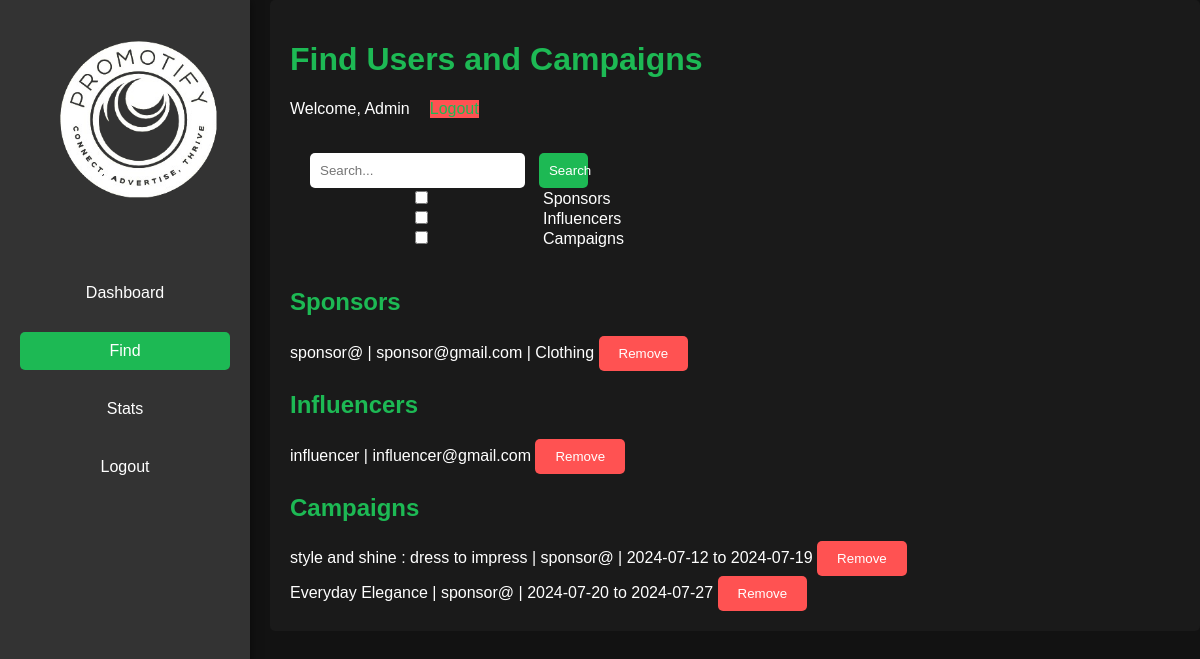
/afind (signed in), run on an earlier commit of the app's database.
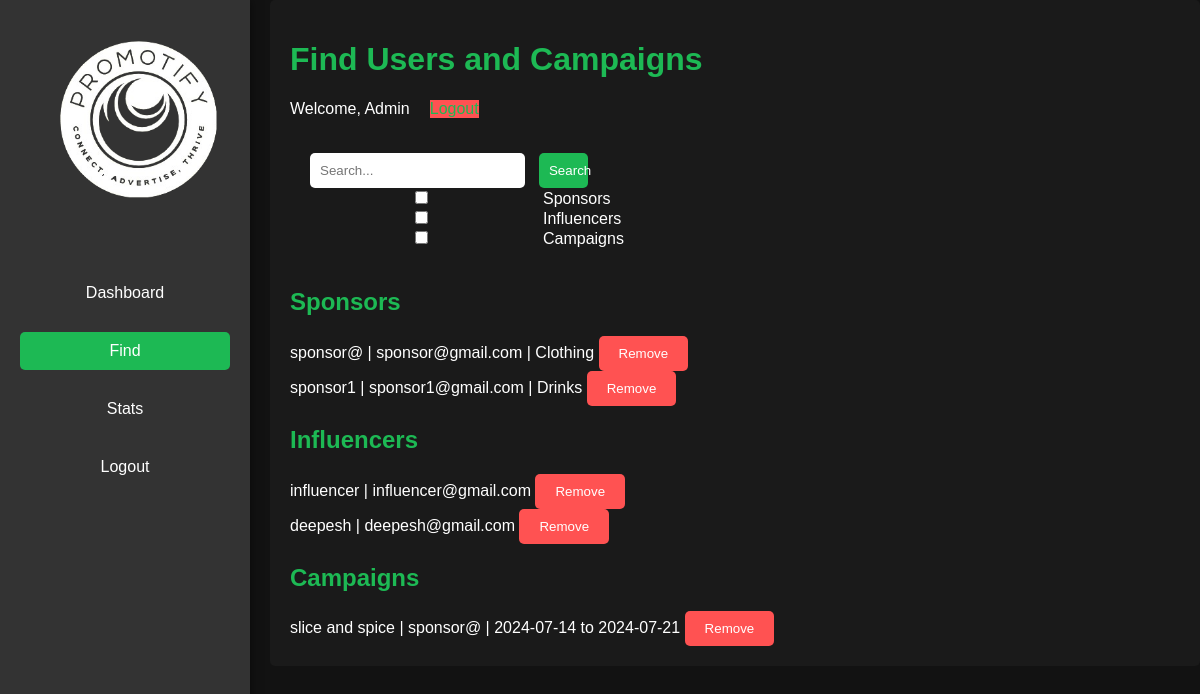
And on a later commit of the database.
### main.py (models this page shows, shortened)
class Sponsor(db.Model):
    id = db.Column(db.Integer, primary_key=True)
    username = db.Column(db.String(150), unique=True, nullable=False)
    email = db.Column(db.String(150), unique=True, nullable=False)
    password = db.Column(db.String(150), nullable=False)
    industry = db.Column(db.String(150), nullable=False)

class Influencer(db.Model):
    id = db.Column(db.Integer, primary_key=True)
    username = db.Column(db.String(150), unique=True, nullable=False)
    email = db.Column(db.String(150), unique=True, nullable=False)
    password = db.Column(db.String(150), nullable=False)
    instagram = db.Column(db.String(150), unique=True, nullable=True)
    linkedin = db.Column(db.String(150), unique=True, nullable=True)
    twitter = db.Column(db.String(150), unique=True, nullable=True)
    youtube = db.Column(db.String(150), unique=True, nullable=True)
    campaigns = db.relationship('Campaign', secondary='application',
                                primaryjoin="and_(Influencer.id==Application.influencer_id, Application.status=='accepted')",
                                backref=db.backref('accepted_influencers', lazy='dynamic'))

class Campaign(db.Model):
    id = db.Column(db.Integer, primary_key=True)
    sponsor_id = db.Column(db.Integer, db.ForeignKey('sponsor.id'), nullable=False)
    name = db.Column(db.String(150), nullable=False)
    description = db.Column(db.Text, nullable=True)
    start_date = db.Column(db.Date, nullable=False)
    end_date = db.Column(db.Date, nullable=False)
    budget = db.Column(db.Float, nullable=False)
    status = db.Column(db.String(50))
    sponsor = db.relationship('Sponsor', backref=db.backref('campaigns', lazy=True))
    influencers = db.relationship('Influencer', secondary='application',
                                  primaryjoin="and_(Campaign.id==Application.campaign_id, Application.status=='accepted')",
                                  backref=db.backref('accepted_campaigns', lazy='dynamic'))

### main.py (the view)
@app.route('/afind')
def afind():
    if 'admin_logged_in' not in session or not session['admin_logged_in']:
        flash('You need to log in first.', 'error')
        return redirect(url_for('admin_log'))
    search_query = request.args.get('search', '')
    filter_options = request.args.getlist('filter')
    sponsors = []
    influencers = []
    campaigns = []
    if 'sponsors' in filter_options or not filter_options:
        sponsors = Sponsor.query.filter(Sponsor.username.contains(search_query)).all()
    if 'influencers' in filter_options or not filter_options:
        influencers = Influencer.query.filter(Influencer.username.contains(search_query)).all()
    if 'campaigns' in filter_options or not filter_options:
        campaigns = Campaign.query.filter(Campaign.name.contains(search_query)).all()
    return render_template('afind.html',
                           sponsors=sponsors,
                           influencers=influencers,
                           campaigns=campaigns,
                           search_query=search_query,
                           filter_options=filter_options)

### templates/afind.html (shortened to what the changed rows need)
<!DOCTYPE html>
<html lang="en">
<head>
    <link rel="stylesheet" type="text/css" href="{{ url_for('static', filename='css/afind.css') }}">
</head>
<body>
    <div class="main-content">
        <header>
            <h1>Find Users and Campaigns</h1>
        </header>
        <section id="find">
            <div id="results">
                <h2>Sponsors</h2>
                <div class="result-container" id="sponsors-container">
                    {% for sponsor in sponsors %}
                    <div class="result-item">
                        <span>{{ sponsor.username }} | {{ sponsor.email }} | {{ sponsor.industry }}</span>
                        <form action="{{ url_for('remove_sponsor', sponsor_id=sponsor.id) }}" method="POST" style="display: inline;">
                            <button class="flag-btn" onclick="return confirm('Are you sure you want to remove this sponsor?');">Remove</button>
                        </form>
                    </div>
                    {% endfor %}
                </div>
                <h2>Influencers</h2>
                <div class="result-container" id="influencers-container">
                    {% for influencer in influencers %}
                    <div class="result-item">
                        <span>{{ influencer.username }} | {{ influencer.email }}</span>
                        <form action="{{ url_for('remove_influencer', influencer_id=influencer.id) }}" method="POST" style="display: inline;">
                            <button class="flag-btn" onclick="return confirm('Are you sure you want to remove this influencer?')">Remove</button>
                        </form>
                    </div>
                    {% endfor %}
                </div>
                <h2>Campaigns</h2>
                <div class="result-container" id="campaigns-container">
                    {% for campaign in campaigns %}
                    <div class="result-item">
                        <span>{{ campaign.name }} | {{ campaign.sponsor.username }} | {{ campaign.start_date }} to {{ campaign.end_date }}</span>
                        <form action="{{ url_for('remove_campaign', campaign_id=campaign.id) }}" method="POST" style="display: inline;">
                            <button class="flag-btn" onclick="return confirm('Are you sure you want to remove this campaign?')">Remove</button>
                        </form>
                    </div>
                    {% endfor %}
                </div>
            </div>
        </section>
    </div>
</body>
</html>

What changed in the data, as far as the page shows it:
removed Campaign: name "Everyday Elegance", sponsor.username "sponsor@", start_date "2024-07-20", end_date "2024-07-27"
added Sponsor: username "sponsor1", email "sponsor1@gmail.com", industry "Drinks"
added Influencer: username "deepesh", email "deepesh@gmail.com"
changed Campaign "sponsor@": name "style and shine : dress to impress" → "slice and spice"; start_date "2024-07-12" → "2024-07-14"; end_date "2024-07-19" → "2024-07-21"
